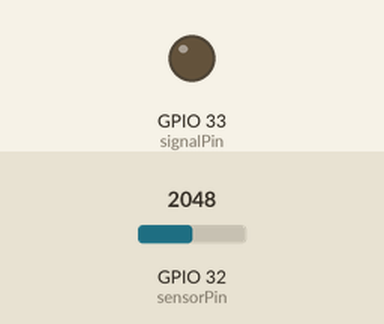
A sketch run on a simulated ESP32. Parts: output pins drawn as LEDs (lit = HIGH). Inputs (shaded band) come from the test bench; at power-on: GPIO 32 (sensorPin) = 2048. WiFi joins after 1.5 s; servers stay silent unless stated; uploads are accepted with an empty reply; what the sketch prints to the serial monitor is not drawn.

Above: at 2.7 s.
2.8 s: GPIO 32 (sensorPin) set to 1228
At 2.9 s:
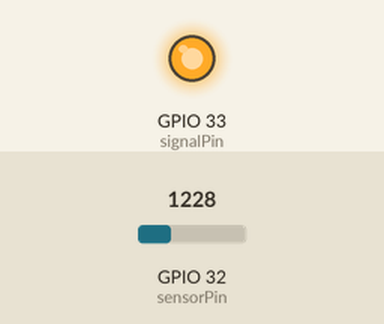
Timing chart, 0 to 5.8 s (numbered marks = the images above; inputs shaded):
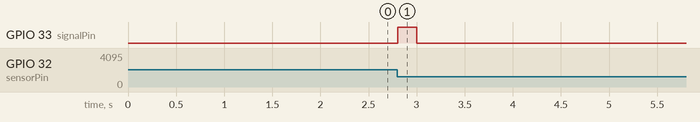

The sketch:

sketch_jul28a.ino
```cpp
#include <WiFi.h>
#include <WiFiClientSecure.h>
#include <HTTPClient.h>

// Replace with your network credentials
const char* ssid = "name";
const char* password = "password";

// REPLACE with your Domain name and URL path or IP address with path
const char* serverName = "http://localhost/gotas/post-data.php";

// Keep this API Key value to be compatible with the PHP code provided in the project page.
// If you change the apiKeyValue value, the PHP file /post-esp-data.php also needs to have the same key
String apiKeyValue = "tPmAT5Ab3j7F9";

#define sensorPin 32
#define signalPin 33
int sensorValue = 0;
int lastSensorValue = 0;
int difference = 50;

int readSensor()
{
  sensorValue = analogRead(sensorPin);
  Serial.println(sensorValue);

  if(sensorValue <= lastSensorValue - difference){
    digitalWrite(signalPin, HIGH);
    lastSensorValue = sensorValue;
    return sensorValue;
    //delay(500);
  }
  else{
    digitalWrite(signalPin, LOW);
    lastSensorValue = sensorValue;
    return -1;
  }
}

void setup() {
  Serial.begin(115200);

  pinMode(sensorPin, INPUT);
  pinMode(signalPin, OUTPUT);

  WiFi.begin(ssid, password);
  Serial.println("Connecting");
  while(WiFi.status() != WL_CONNECTED) {
    delay(500);
    Serial.print(".");
  }
  Serial.println("");
  Serial.print("Connected to WiFi network with IP Address: ");
  Serial.println(WiFi.localIP());
}

void loop() {
  // Reading sensor
  int sensorValue = readSensor();

  //Check WiFi connection status
  if(WiFi.status()== WL_CONNECTED && sensorValue != -1){
    WiFiClient *client = new WiFiClient;
    //client->setInsecure(); //don't use SSL certificate
    HTTPClient http;

    // Your Domain name with URL path or IP address with path
    http.begin(serverName);

    // Specify content-type header
    http.addHeader("Content-Type", "application/x-www-form-urlencoded");
    // Prepare your HTTP POST request data
    String httpRequestData = "api_key=" + apiKeyValue + "&sensor_value=" + String(sensorValue) + "";
    // POST
    int httpResponseCode = http.POST(httpRequestData);

    if (httpResponseCode>0) {
      Serial.print("HTTP Response code: ");
      Serial.println(httpResponseCode);
    }
    else {
      Serial.print("ERROR: ");
      Serial.println(http.errorToString(httpResponseCode));
    }
    // Free resources
    http.end();
  }
  else {
    Serial.println("WiFi Disconnected");
  }

  delay(0.5);
}
```

Measured:
- after the input at 2.8 s, GPIO 33 (signalPin): LOW → HIGH at once, → LOW 0.20 s later
